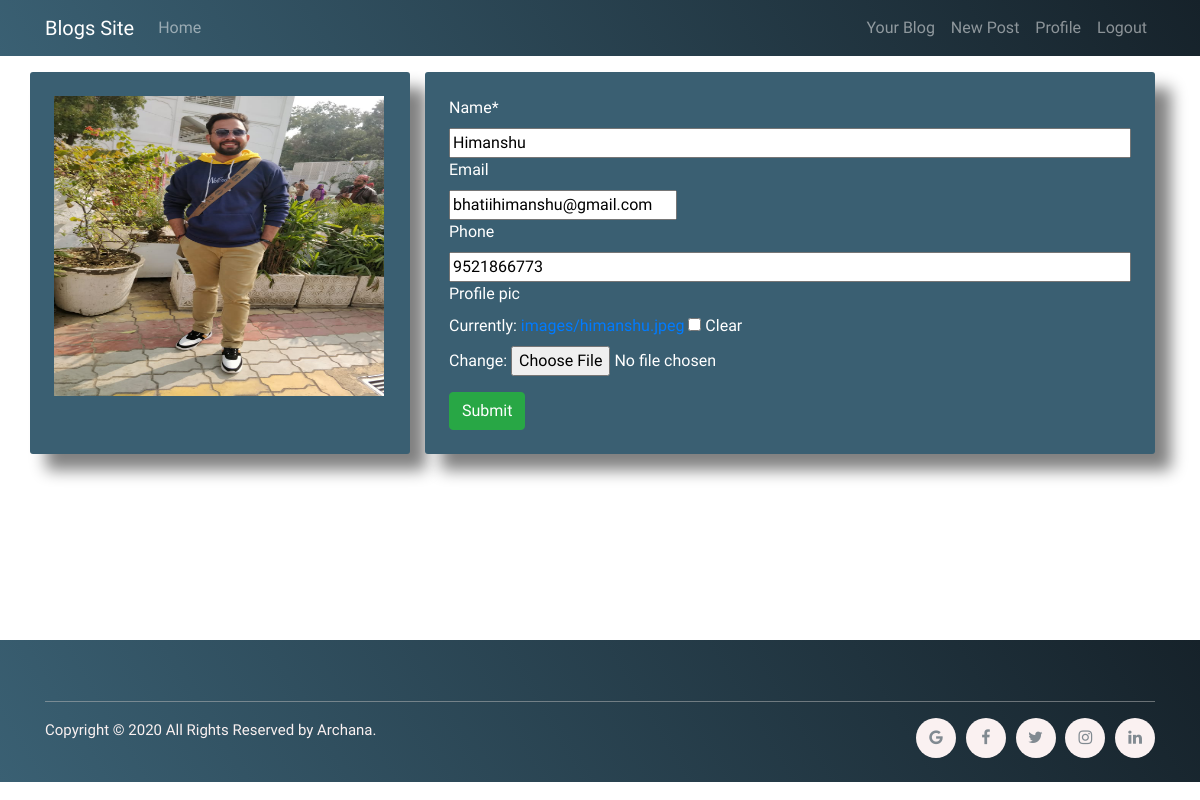
The app's page /profile (signed in) with its own data.
### users/models.py (models this page shows, shortened)
class Profile(models.Model):
    user = models.OneToOneField(User, on_delete=models.CASCADE)
    name = models.CharField(max_length=50, null=True)
    email = models.EmailField(blank=True)
    phone = models.CharField(max_length=20, blank=True)
    profile_pic = models.ImageField(
        upload_to='images', default='/static/images/205607.jpg', blank=True)

### users/views.py (the view)
# urls.py: path('profile', views.profileuser, name='profile'),
@login_required(login_url='login')
def profileuser(request):
    if request.method == 'POST':
        form = ProfileUpdate(request.POST, request.FILES,
                             instance=request.user.profile)
        if form.is_valid():
            form.save()
            messages.success(request, 'Your accoutn has been updated')
            return redirect('profile')
    else:
        form = ProfileUpdate(instance=request.user.profile)
    context = {'form': form}
    return render(request, 'users/profile.html', context)

### users/forms.py
class ProfileUpdate(ModelForm):
    class Meta:
        model = Profile
        fields = '__all__'
        exclude = ['user']

### users/templates/users/profile.html (shortened to what this page needs)
{% extends 'app/base.html' %}
{% load crispy_forms_tags %}
{% block content %}
<div class="container" style="height: 73vh;">
    <div class="row">
        {% if user.profile.profile_pic %}
        <div class="col-md-4 register-form my-3 p-4"><img src="{{request.user.profile.profile_pic.url}}" height="300"
                width="330">
        </div>
        {% else %}
        <div class="col-md-4 register-form my-3 p-4"><img src="/static/images/205607.jpg" height="300" width="330">
        </div>
        {% endif %}
        <div class="col-md-8">
            <form method="POST" class="register-form my-3 p-4" enctype="multipart/form-data">
                {{form|crispy}}
                <button type="submit" class="btn btn-large btn-success mt-3">Submit</button>
            </form>
        </div>
    </div>
</div>
{% endblock %}

### static/css/style.css (style rules this page uses)
body { font-family: 'Kalam', cursive; }
.textinput, .textarea { width: 100%; }
.register-form { background: #3a5f72; color: white; border-radius: 3px; box-shadow: 1rem 1rem 1rem grey; }

### records on screen
Profile: name "Himanshu", email "bhatiihimanshu@gmail.com", phone "9521866773"
